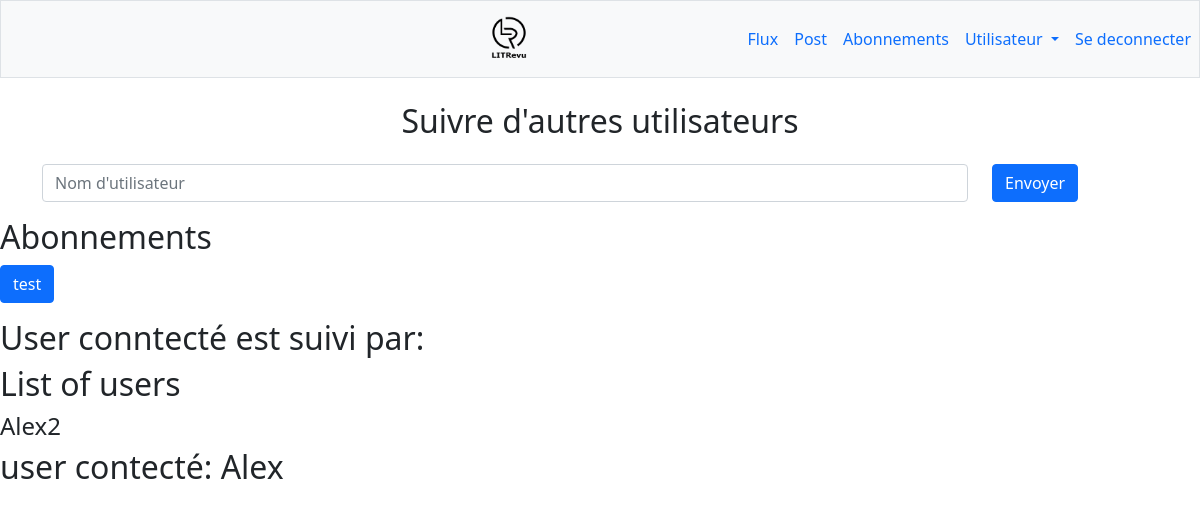
/home/followers (signed in), run on an earlier commit of the app's database.
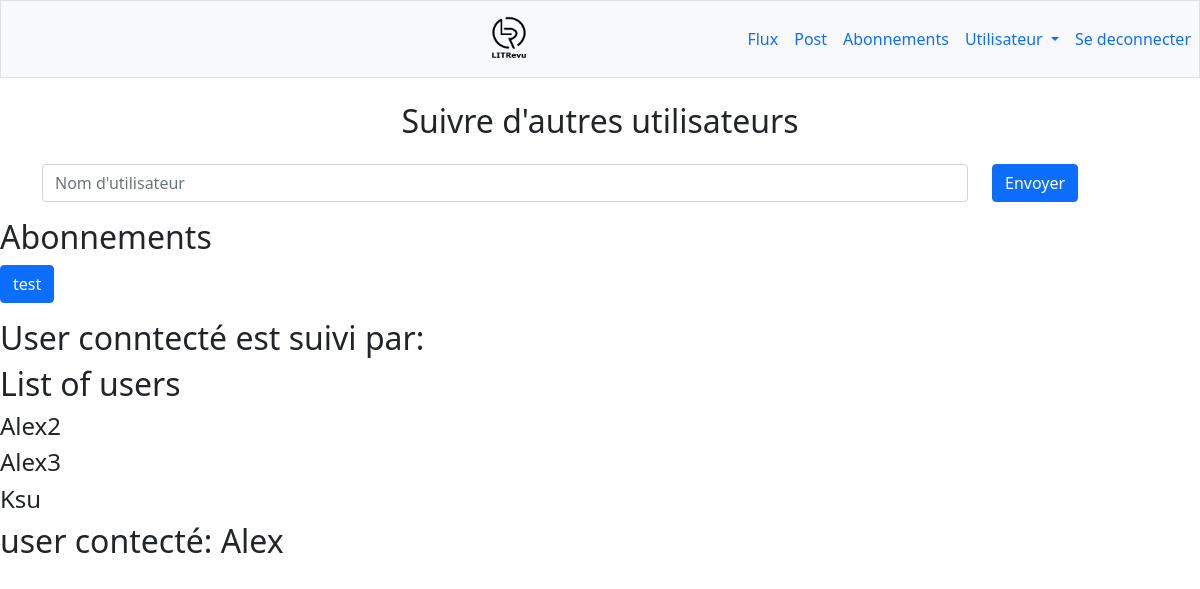
And on a later commit of the database.
### authentication/models.py (models this page shows)
class User(AbstractUser):
    followers = models.ManyToManyField(settings.AUTH_USER_MODEL, through='blog.UserFollows')
    class Meta:
        ordering = ['first_name']

### blog/views.py (the view, shortened to what this page needs)
# urls.py: path('home/followers', blog.views.follow_users, name='followers'),
@login_required
def follow_users(request):
    users = auth_models.User.objects.exclude(username=request.user)
    form_add = forms.FollowUsersForm(instance=request.user, initial={'followers': ''})
    form_delete = forms.DeleteFollower()
    following = request.user.following.all()
    followed_by = request.user.followed_by.all()
    context ={
        'form_add': form_add,
        'form_delete': form_delete,
        'users':users,
        'following':following,
        'followed_by':followed_by,
        'user':request.user
    }
    return render(request, 'blog/followers.html', context=context)

### blog/forms.py (shortened to what this page needs)
class FollowUsersForm(forms.ModelForm):
    followers = forms.CharField(widget=forms.TextInput(attrs={"class": "form-control", "placeholder":"Nom d'utilisateur"}))
    add_follower = forms.BooleanField(widget=forms.HiddenInput, initial=True)
    class Meta:
        model = get_user_model()
        fields = ["followers"]

class DeleteFollower(forms.Form):
    followers_id = forms.CharField()
    delete_follower = forms.BooleanField(widget=forms.HiddenInput, initial=True)
    class Meta:
        model = get_user_model()
        fields = ["followers_id"]

### blog/templates/blog/followers.html (shortened to what this page needs)
{% extends 'base.html' %}
{% block content %}
<main>
    <section>
        <h2 class="text-center my-4">Suivre d'autres utilisateurs</h2>
        <form method="post">
            <div>
                <div class="container">
                    <div class="row">
                        <div class="col-10">
                            {% for field in form_add %}
                                <div>
                                    {{ field }}
                                </div>
                            {% endfor %}
                        </div>
                        <div class="col-2">
                            <button type="submit" class="btn btn-primary">Envoyer</button>
                        </div>
                    </div>
                </div>
            </div>
        </form>
    </section>
    <section>
        <h2>Abonnements</h2>
        <form method="post">
            <div>
                <button type="submit" class="btn btn-primary">test</button>
            </div>
        </form>
    </section>
    <h2>User conntecté est suivi par:</h2>
    <h2>List of users</h2>
    {% for user in users %}
        <h4>{{ user }}</h4>
    {% endfor %}
    <h2>user contecté: {{ user }}</h2>
</main>
{% endblock content %}

What changed in the data, as far as the page shows it:
added User: username "Alex3"
added User: username "Ksu"
